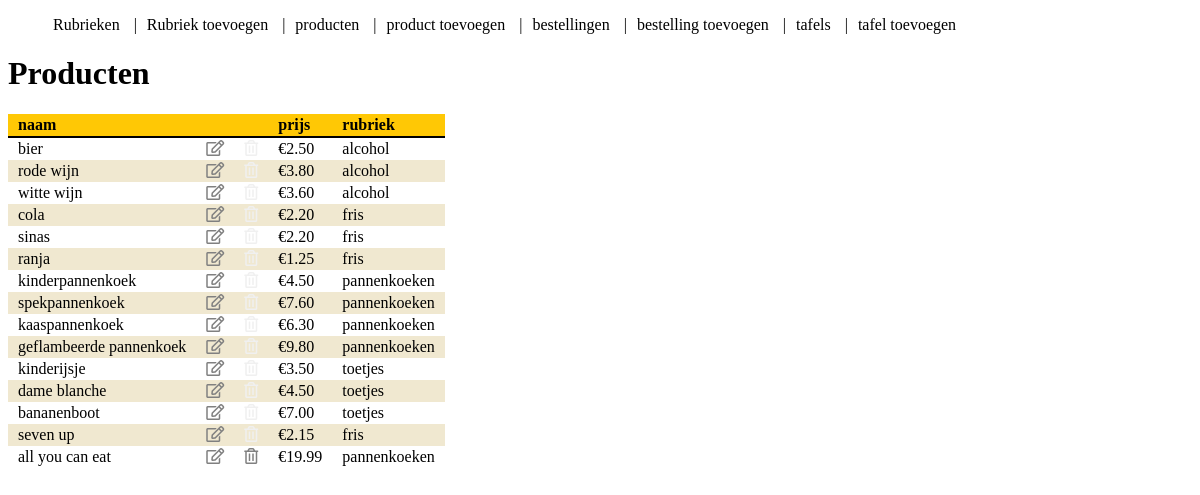
The app's page /public/cms/product/index.php with its own data.
### tables this page shows
CREATE TABLE `producten` (
  `id` int(11) UNSIGNED NOT NULL,
  `naam` varchar(255) NOT NULL,
  `prijs` decimal(4,2) NOT NULL,
  `id_rubriek` int(11) UNSIGNED NOT NULL
);

CREATE TABLE `rubrieken` (
  `id` int(11) UNSIGNED NOT NULL,
  `naam` varchar(255) NOT NULL
);

### classes/product.class.php (called while the page is built, shortened)
<?php
class Product extends Model
{
    public function getId()
    {
        return $this->data['id'] ?? 0;
    }
    public function getNaam()
    {
        return $this->data['naam'] ?? '';
    }
    public function getPrijs()
    {
      return $this->data['prijs'] ?? "";
    }
    public function setPrijs($value)
    {
        $this->data['prijs'] = $value;
    }
    public function getId_rubriek()
    {
        return $this->data['id_rubriek'] ?? "";
    }
    public function setId_rubriek($value)
    {
        $this->data['id_rubriek'] = $value;
    }
    public function setId($value)
    {
        $this->data['id'] = $value;
    }
    private function setNaam($value)
    {
        $this->data['naam'] = $value;
    }
    public function deletable()
    {
        $query = '
            SELECT id_product
            FROM bestelling_product
            WHERE id_product = :id_product
        ';
        $statement = $this->pdo->prepare($query);
        $statement->bindValue(':id_product', $this->getId(), PDO::PARAM_INT);
        $ok = $statement->execute();
        $aantal = $statement->fetch(PDO::FETCH_COLUMN);
        return ($aantal == 0);
    }
    static public function index(MyPDO $pdo)
    {
        $query = '
            SELECT producten.id, producten.naam, producten.prijs, rubrieken.naam as id_rubriek
            FROM producten
            LEFT JOIN rubrieken ON producten.id_rubriek = rubrieken.id
        ';
        $statement = $pdo->prepare($query);
        $ok = $statement->execute();
        $objects = [];
        while ($record = $statement->fetch(PDO::FETCH_ASSOC))
        {
            $product = new Product($pdo);
            $product->make($record);
            $objects[] = $product;
        }
        return $objects;
    }
}

### classes/model.class.php (called while the page is built, shortened)
<?php
abstract class Model {
    public function __construct(MyPDO $pdo)
    {
        $this->pdo = $pdo;
    }
}

### public/cms/product/index.php (the view, shortened to what this page needs)
<?php
require_once(PATH_TO_ROOT.'../include/init.php');
$producten = Product::index($pdo);
?>
<!DOCTYPE html>
<html>
<head>
    <link rel="stylesheet" type="text/css" href="<?= PATH_TO_ROOT ?>css/cms.css" />
    <link rel="stylesheet" href="https://use.fontawesome.com/releases/v5.7.2/css/all.css"/>
</head>
<body>
<?php
require(PATH_TO_ROOT . '../html/cmsmenu.php');
?>
<h1><?= TITLE ?></h1>
<?php
if (empty($producten))
{
    ?>
    <p>Nog geen producten aanwezig...</p>
    <?php
}
else
{
    ?>
    <table class="index">
        <thead>
        <tr>
            <td>naam</td>
            <td></td>
            <td></td>
            <td>prijs</td>
            <td>rubriek</td>
        </tr>
        </thead>
        <tbody>
        <?php
        foreach($producten as $product)
        {?>
            <tr>
                <td>
                    <?= $product->getNaam() ?>
                </td>
                <td class="icon">
                    <a title="bewerken" href="edit.php?id=<?= $product->getId() ?>">
                        <span class="far fa-edit"></span>
                    </a>
                </td>
                <td class="icon">
                    <?php
                    if (!$product->deletable())
                    {
                        ?>
                        <span class="far fa-trash-alt"></span>
                        <?php
                    }
                    else
                    {
                        ?>
                        <a title="verwijderen" href="delete.php?id=<?= $product->getId() ?>">
                            <span class="far fa-trash-alt"></span>
                        </a>
                        <?php
                    }
                    ?>
                </td>
                <td>
                    €<?= $product->getPrijs() ?>
                </td>
                <td>
                    <?= $product->getId_rubriek() ?>
                </td>
            </tr>
            <?php
        }
        ?>
        </tbody>
    </table>
    <?php
}
?>
</body>
</html>

### public/css/cms.css (style rules this page uses)
BODY { font-family: tahoma; }
NAV UL LI { display: inline; margin-left: 5px; margin-right: 5px; }
TABLE.index { border-collapse: collapse; }
TABLE.index TBODY TR:nth-child(even) { background-color: #F0E8D0; }
TABLE.index TBODY TR:nth-child(odd) { background-color: white; }
TABLE.index TD { padding: 2px 10px; }
TABLE.index TFOOT TD, TABLE.index THEAD TD { font-weight: bold; background-color: #FFC805; }
TABLE.index THEAD TD { border-bottom: solid 2px black; }
TABLE.index TBODY TD.icon { color: #F0F0F0; }
TABLE.index TBODY TD.icon A { color: #808080; }

### records on screen
producten: naam "bier", prijs "2.50", id_rubriek.naam "alcohol"
producten: naam "rode wijn", prijs "3.80", id_rubriek.naam "alcohol"
producten: naam "witte wijn", prijs "3.60", id_rubriek.naam "alcohol"
producten: naam "cola", prijs "2.20", id_rubriek.naam "fris"
producten: naam "sinas", prijs "2.20", id_rubriek.naam "fris"
producten: naam "ranja", prijs "1.25", id_rubriek.naam "fris"
producten: naam "kinderpannenkoek", prijs "4.50", id_rubriek.naam "pannenkoeken"
producten: naam "spekpannenkoek", prijs "7.60", id_rubriek.naam "pannenkoeken"
producten: naam "kaaspannenkoek", prijs "6.30", id_rubriek.naam "pannenkoeken"
producten: naam "geflambeerde pannenkoek", prijs "9.80", id_rubriek.naam "pannenkoeken"
producten: naam "kinderijsje", prijs "3.50", id_rubriek.naam "toetjes"
producten: naam "dame blanche", prijs "4.50", id_rubriek.naam "toetjes"
producten: naam "bananenboot", prijs "7.00", id_rubriek.naam "toetjes"
producten: naam "seven up", prijs "2.15", id_rubriek.naam "fris"
producten: naam "all you can eat", prijs "19.99", id_rubriek.naam "pannenkoeken"

### other values on screen
$tekst "Rubrieken Rubriek toevoegen producten product toevoegen bestellingen bestelling toevoegen tafels tafel toevoegen"
join('<li>|</li>', $listitems) "| | | | | | |"
TITLE "Producten"
